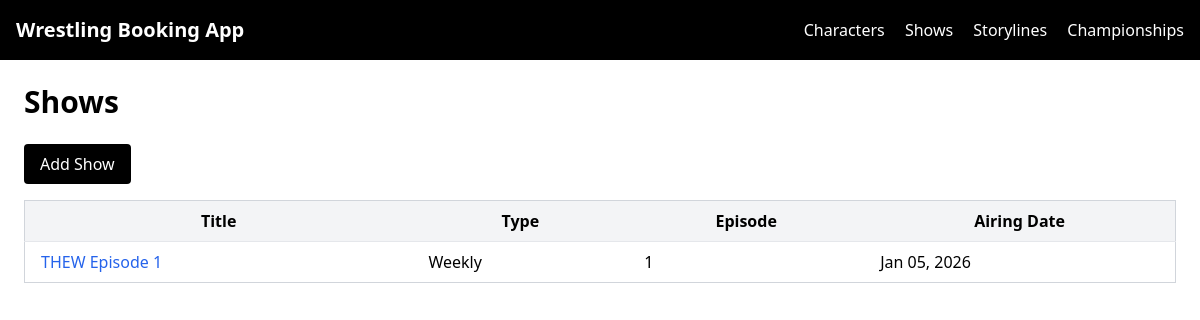
/shows/shows/, run on the app's committed database.
### booking/models.py (models this page shows, shortened)
class Show(models.Model):
    class ShowType(models.TextChoices):
        WEEKLY = "WEEKLY", "Weekly"
        PLE = "PLE", "PLE"
        SPECIAL = "SPECIAL", "Special"
    title = models.CharField(max_length=200)
    show_type = models.CharField(max_length=20, choices=ShowType.choices)
    episode_number = models.PositiveIntegerField(null=True, blank=True)
    airing_date = models.DateField()
    is_filmed = models.BooleanField(default=False)
    is_uploaded = models.BooleanField(default=False)
    youtube_link = models.URLField(blank=True)
    created_at = models.DateTimeField(auto_now_add=True)

### booking/views.py (the view)
# urls.py: path("shows/", ShowListView.as_view(), name="show-list"),
class ShowListView(ListView):
    model = Show
    template_name = "booking/show_list.html"
    context_object_name = "shows"
    ordering = ['-airing_date']
    paginate_by = 20

### booking/templates/booking/show_list.html (shortened to what this page needs)
{% extends "base.html" %}
{% block content %}
<h1 class="text-3xl font-bold mb-6">Shows</h1>
<a href="{% url 'show-add' %}" class="bg-black text-white px-4 py-2 rounded mb-4 inline-block">Add Show</a>
<table class="min-w-full border border-gray-300">
    <thead class="bg-gray-100 dark:bg-gray-700">
        <tr>
            <th class="px-4 py-2">Title</th>
            <th class="px-4 py-2">Type</th>
            <th class="px-4 py-2">Episode</th>
            <th class="px-4 py-2">Airing Date</th>
        </tr>
    </thead>
    <tbody>
        {% for show in shows %}
        <tr class="border-t hover:bg-gray-50 dark:hover:bg-gray-800">
            <td class="px-4 py-2">
                <a href="{% url 'show-detail' show.id %}" class="text-blue-600">{{ show.title }}</a>
            </td>
            <td class="px-4 py-2">{{ show.get_show_type_display }}</td>
            <td class="px-4 py-2">{{ show.episode_number }}</td>
            <td class="px-4 py-2">{{ show.airing_date|date:"M d, Y" }}</td>
        </tr>
        {% empty %}
        <tr><td colspan="4" class="px-4 py-2">No shows found.</td></tr>
        {% endfor %}
    </tbody>
</table>
{% endblock %}

### data on the page
Show: title "THEW Episode 1", show_type "Weekly", episode_number "1", airing_date "Jan 05, 2026"
